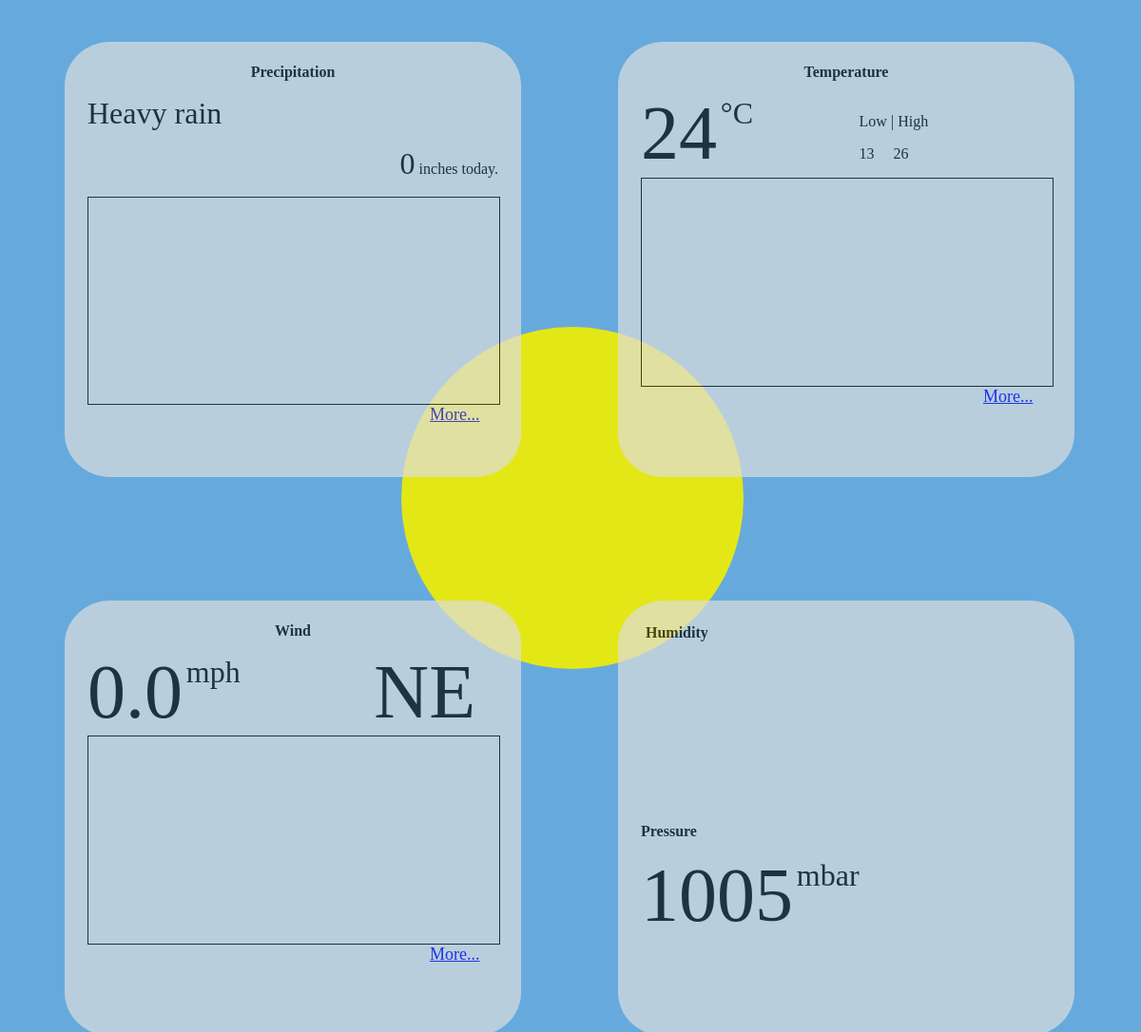
Before: / with the older database file.
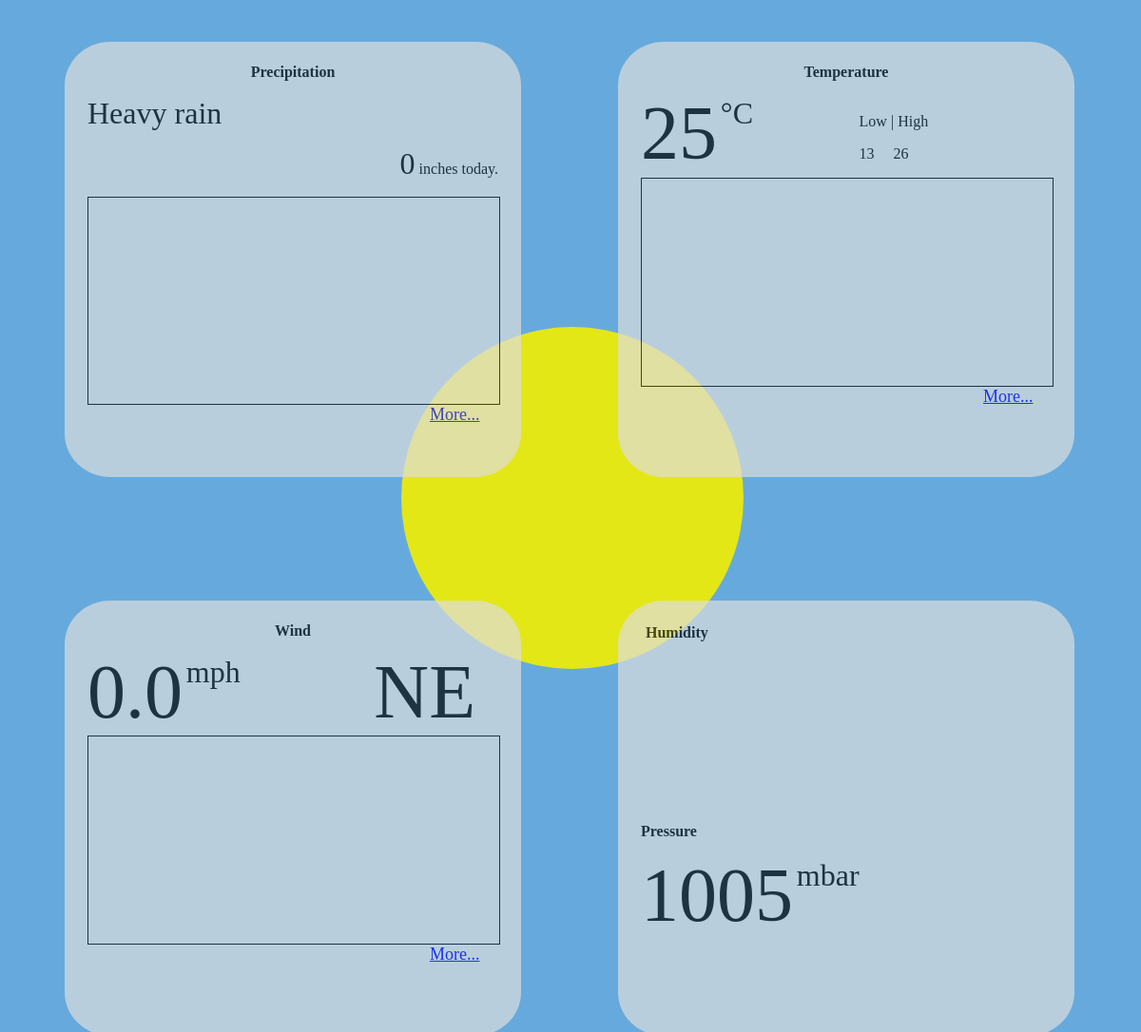
After: the same page with the newer database file.
### tables this page shows
CREATE TABLE rainfall (timestamp DATETIME, inches NUMERIC);

CREATE TABLE temps(timestamp DATETIME, temp numeric);

CREATE TABLE pressure(timestamp DATETIME, mbars numeric);

### flaskr/weather-humidity.py (the view)
@app.route('/')
def hello():
    lr = 1433751407 #last rainfall timestamp
    cur = g.db.execute('select strftime(\'%H:%M\', timestamp), inches, timestamp from rainfall')
    entries = [dict(timestamp=row[0], inches=row[1]) for row in cur.fetchall()]
    cur = g.db.execute('select strftime(\'%H:%M\', timestamp), inches, timestamp from rainfall')
    for row in cur.fetchall():
        if row[1] > 0:
            lr = row[2]
    cur = g.db.execute("select strftime('%s', 'now')-strftime('%s','{}')".format(lr))
    lr = cur.fetchone()[0] / 60 # lr is now the number of minutes since last rainfall
    cur = g.db.execute("select sum(inches) from rainfall where timestamp > datetime('now', '-24 hours')")
    rainfalltoday = cur.fetchone()[0]
    if rainfalltoday == None:
        rainfalltoday = 0
    rcvalues = [dict() for i in range(23)]
    for i in range(0, 23):
        cur = g.db.execute("select sum(inches) from rainfall where timestamp > datetime('now', '-{} hours') and timestamp < datetime('now', '-{} hours')".format(i+1, i))
        val = cur.fetchone()[0]
        if val == None:
            val = 0
            rcvalues[i] = dict(inches=val, iden = i)
    cur = g.db.execute("select temp from temps order by timestamp  desc limit 1")
    curtemp = cur.fetchone()[0]
    cur = g.db.execute("select min(temp), max(temp) from temps")
    minmax = {0, 0}
    minmax = cur.fetchone()
    cur = g.db.execute("select avg(windspeed) from windspeed where timestamp > datetime('now','-5 minutes')")
    curwindspeed = cur.fetchone()[0]
    if curwindspeed == None:
        curwindspeed = 0.0
    cur = g.db.execute("select avg(voltage) from light where timestamp > datetime('now', '-2 minutes')")
    lightlevel = cur.fetchone()[0]
    if lightlevel == None:
        cur = g.db.execute("select voltage from light order by timestamp desc limit 1")
        lightlevel = cur.fetchone()[0]
    cur = g.db.execute("select direction from winddir order by timestamp desc limit 1")
    curwinddir = cur.fetchone()[0]
    if curwinddir == None:
        curwinddir = "Unknown"
    cur = g.db.execute("select avg(mbars) from pressure where timestamp > datetime('now', '-2 minutes')")
    curpressure = cur.fetchone()[0]
    if curpressure == None:
        cur = g.db.execute("select mbars from pressure order by timestamp desc limit 1")
        curpressure = cur.fetchone()[0]
    """
    #Humidity
    cur = g.db.execute("select humidity from humid order by timestamp desc limit 1")
    curhumidity = cur.fetchone()[0]
    """
    return render_template('main.html', entries=entries, rainfalltoday=rainfalltoday, lr=lr, rcvalues=rcvalues, \
        curtemp = curtemp, minmax=minmax, curwindspeed = curwindspeed, lightlevel=lightlevel, curwinddir=curwinddir, \
        curpressure = curpressure)#, curhumidity = curhumidity

### flaskr/weather-humidity.py (called while the page is built)
def connect_db():
    return sqlite3.connect(app.config['DATABASE'])

@app.before_request
def before_request():
    g.db = connect_db()

@app.teardown_request
def teardown_request(exception):
    db = getattr(g, 'db', None)
    if db is not None:
        db.close()

### flaskr/templates/main.html (shortened to what this page needs)
{% extends "weatherlayout.html" %}
{% block light %}
{% if lightlevel < 2.2 %}
<body id='night'>
<div class='page' id='night'>
<div id=moon>
{% elif lightlevel < 3 %}
<body id='overcast'>
<div class='page' id='overcast'>
<div id=overcastsun>
{% else %}
<body id='bright'>
<div class='page' id='bright'>
<div id=sun>
{% endif %}
{% endblock %}
{% block precipitation %}
{% for entry in entries %}
{% if loop.last %}
{% if entry.inches == 0.0 %}
	{% if lr < 60 %}
	<p><span id='norain'>Not Raining.</span> Last rainfall {{lr}} minute(s) ago.</p>
	{% elif lr < 60*24 %}
	<p><span id='norain'>Not Raining.</span> Last rainfall {{lr/60}} hour(s) ago.</p>
	{% else %}
	<p><span id='norain'>Not Raining.</span> Last rainfall {{'%.2f' | format(lr/60/24)}} day(s) ago.</p>
	{% endif %}
	<p class='rainfalltoday'><span class='rainfalltoday'>{{rainfalltoday}}</span> inches today.</p>
{% elif entry.inches <= 1 %}
	<p><span id='lightrain'>Light rain</span></p>
	<p class='rainfalltoday'><span class='rainfalltoday'>{{rainfalltoday}}</span> inches today.</p>
{% else %}
	<p><span id='heavyrain'>Heavy rain</span></p>
	<p class='rainfalltoday'><span class='rainfalltoday'>{{rainfalltoday}}</span> inches today.</p>
{% endif %}
{% endif %}
{% endfor %}
{% endblock %}
{% block temperature %}
<div class='temp'><span id='currenttemp'>{{'%.0f' | format(curtemp)}}</span><span id='degrees'>&deg;C</span></div>
<div class='temp'><p>Low | High</p><p>{{'%.0f' | format(minmax[0])}} &nbsp; &nbsp; {{'%.0f' | format(minmax[1])}}</p></div>
{% endblock %}
{% block wind %}
<div class='wind'><span id='currentws'>{{'%.1f' | format(curwindspeed)}}</span><span id='unit'>mph</span></div>
<div class='winddir'><span id='currentwd'>{{curwinddir}}</span></div>
{% endblock %}
{% block pressure %}
<div class='pressure'><span id='currentp'>{{'%.0f' | format(curpressure)}}</span><span id='unit'>mbar</span></div>
{% endblock %}

### flaskr/templates/weatherlayout.html (shortened to what this page needs)
<!doctype html>
<head>
<link rel=stylesheet type=text/css href="{{ url_for('static', filename='weather.css')}}">
</head>
{% block light %}
{% endblock %}
</div>
	<div class='section' id='precipitation'>
		<h1>Precipitation</h1>
		{% block precipitation %}{% endblock %}
		<div class='barchart'>
		</div>
		<a href="#" class="statslink">More...</a>
	</div>
	<div class='section' id='temperature'>
		<h1>Temperature</h1>
		{% block temperature %}{% endblock %}
		<div class='barchart'>
		</div>
		<a href="#" class="statslink">More...</a>
	</div>
	<div class='section' id='wind'>
		<h1>Wind</h1>
		{% block wind %}{% endblock %}
		<div class='barchart'>
		</div>
		<a href="#" class="statslink">More...</a>
	</div>
	<div class='section' id='pressurehumidity'>
		<div id='humidity'>
			<h2>Humidity</h2>
		</div>
		<div id='pressure'>
			<h2>Pressure</h2>
			{% block pressure %}{% endblock %}
		</div>
	</div>
</div>
</body>
</html>

### flaskr/static/weather.css (style rules this page uses)
#bright { background-color: #66AADD; }
.section h1 { text-align: center; font-size: medium; }
div.section { width: 40%; height: 40%; background-color: #DDDDDD; opacity: 0.7; border-radius: 10%; padding-top: 1%; padding-bottom: 1%; position: absolute; overflow: hidden; }
.section p { padding-left: 5%; }
p.rainfalltoday { text-align:right; margin-right: 5%; }
span.rainfalltoday { font-size: xx-large; }
.section#precipitation { margin-left: 5%; margin-top: 3%; }
.section#temperature { margin-left: 53.5%; margin-top: 3%; }
.section#wind { margin-left: 5%; margin-top: 52%; }
.section#pressurehumidity { margin-left: 53.5%; margin-top: 52%; }
div#humidity { width: 100%; height: 45%; margin:5px; }
div#pressure { padding-top:0;margin-top:0; width:100%; height:100%; }
div#humidity h2, div#pressure h2 { font-size: medium; margin-left: 5%; }
#sun, #overcastsun, #moon { position: fixed;border-radius: 50%;width: 30%; padding-top:30%;opacity: 0.9; margin-left: 34.5%; margin-top: 28%; }
#sun { background-color: #F2EE00; }
#norain, #lightrain, #heavyrain { margin-top: 2%; margin-right: 1%; font-size: xx-large; }
.statslink { position: static; text-style: none; font-size: large; text-align: right; margin-left: 80%; margin-top: 80%; }
#currenttemp, #currentws, #currentwd, #currentp, #currenth { font-size: 500%; }
#degrees, #unit { font-size: 200%; margin-left: 2%; vertical-align: 100%; }
.barchart { width: 90%; height: 50%; border-style: solid; border-width: 1px; border-color: #000000; margin-left: 5%; }
.temp, .wind, .pressure, .humidity { display: inline-block; margin-left: 5%; width: 40%; }
.winddir { display: inline-block; margin-left: 10%; float: right; margin-right: 10%; }

Changed rows visible on the page:
no longer on this page (row unchanged): temps: temp "24"
added temps: temp "25"
